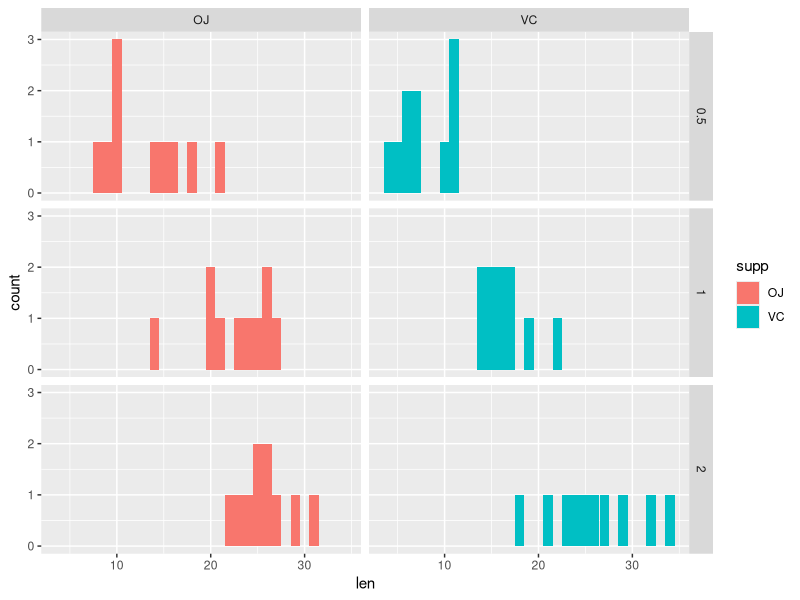

Reproduce this figure in R. (Note: this script raises an error after producing the figure.)
## ---- chunk 1
data(ToothGrowth)
str(ToothGrowth)
summary(ToothGrowth)
head(ToothGrowth)
## ---- chunk 2
ToothGrowth$dose <-as.factor(ToothGrowth$dose)
## ---- chunk 3
library(ggplot2)
ggplot(ToothGrowth) +
    geom_histogram(binwidth = 1, aes(x = len, fill = supp)) + 
    facet_grid(dose ~ supp)
## ---- chunk 4
t.test(len ~ supp, paired = F, data = ToothGrowth[ToothGrowth$dose == 0.5,])
t.test(len ~ supp, paired = F, data = ToothGrowth[ToothGrowth$dose == 1,])
t.test(len ~ supp, paired = F, data = ToothGrowth[ToothGrowth$dose == 2,])
